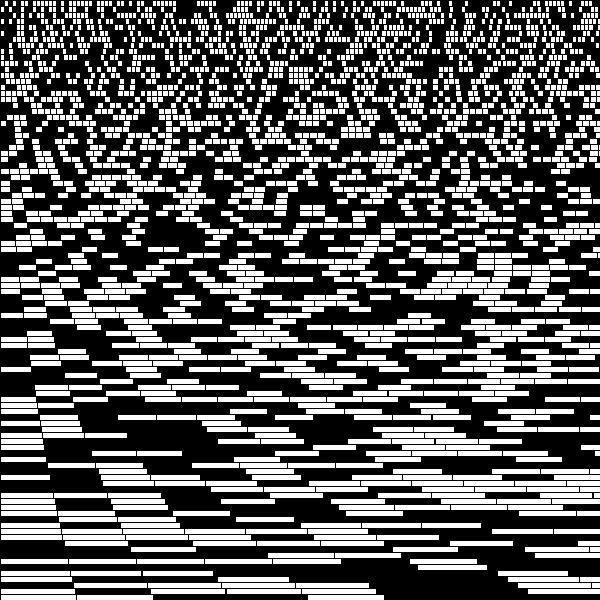
Frame 1 (no input)
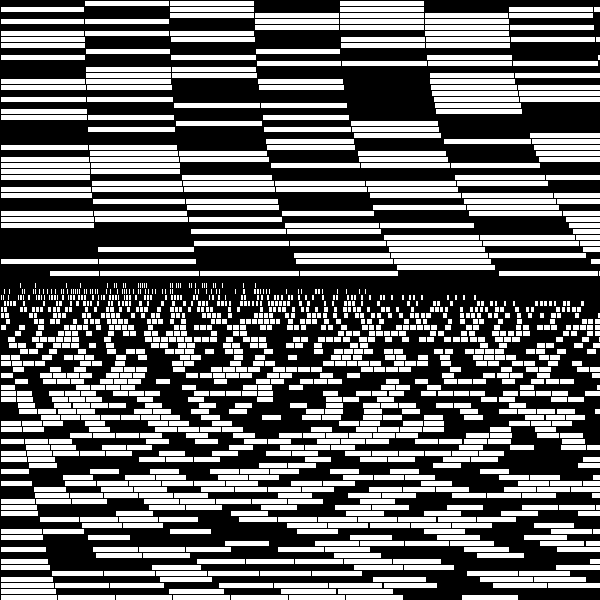
Frame 60 (the mouse pressed at the canvas centre just before this capture)
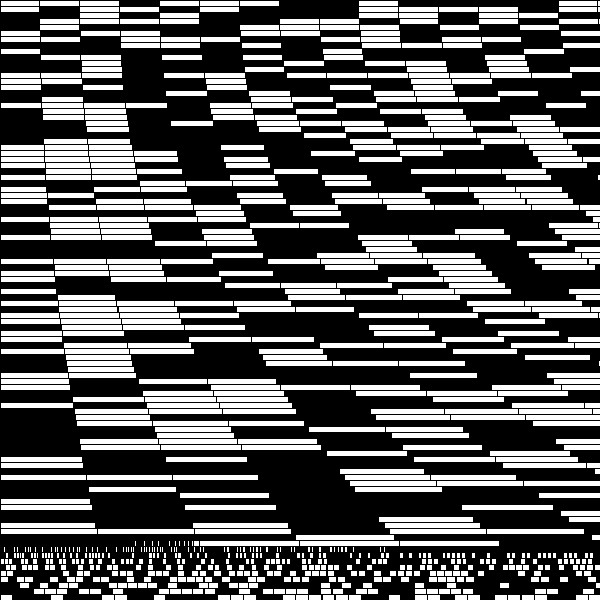
Frame 120 (the mouse held since frame 60 and released just before this capture)

The Processing sketch that drew these frames (run headless with seeded random() and noise(); from frame 60 on, the mouse is pressed at the canvas centre):

// Processing sketch: Ikeda_grid
// ── Ikeda_grid.pde
//caution contains flashing lights

int cols = 150;
int rows = 100;

float stepx, stepy;

void setup() {
  fill(255);

  size(600, 600);
  stepx = (width / cols);
  stepy = (height / rows);
  
  //remove stroke otline
  //noStroke();
  
}

void draw() {
  background(0);

  for (int y = 0; y < rows; y++) {
    for (int x = 0; x < cols; x++) {

      //addition assignment - the value of the variable + the right hand value. Incremented each time the loop is run
      stepx += y*0.0001;

      //here we use a modulo - https://www.computerhope.com/jargon/m/modulo.htm

      /*
      Modulo is a math operation that finds the remainder
       when one integer is divided by another.
       In writing, it is frequently abbreviated as mod,
       or represented by the symbol %.
       */

      stepx = stepx%100;


      //create a change in color by checking if a random number is larger than a threshold
      if (random(1) > 0.5) {
        //fill is black
        fill(0);
      } else {
        //fill is white
        fill(255);
      }

      rect(x * stepx, y*stepy, stepx, stepy);
    }
  }
}
